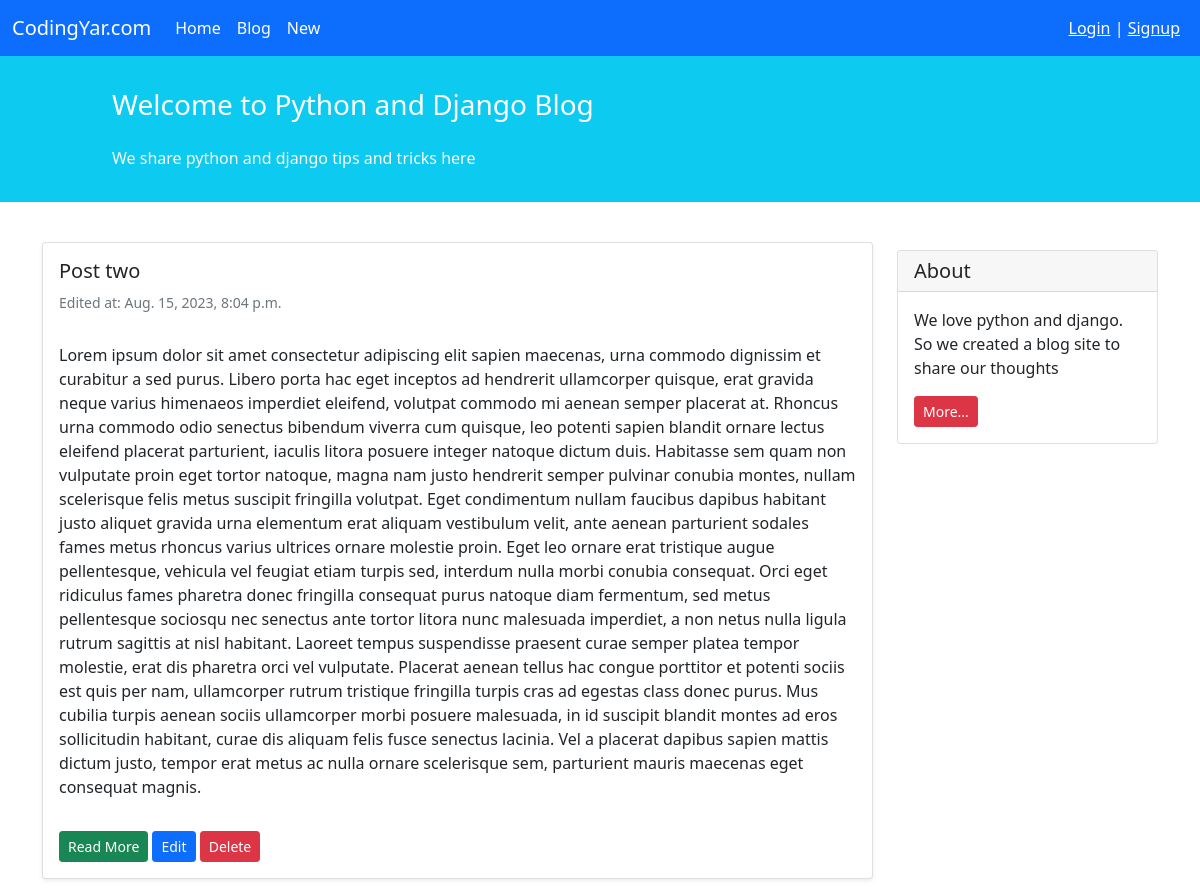
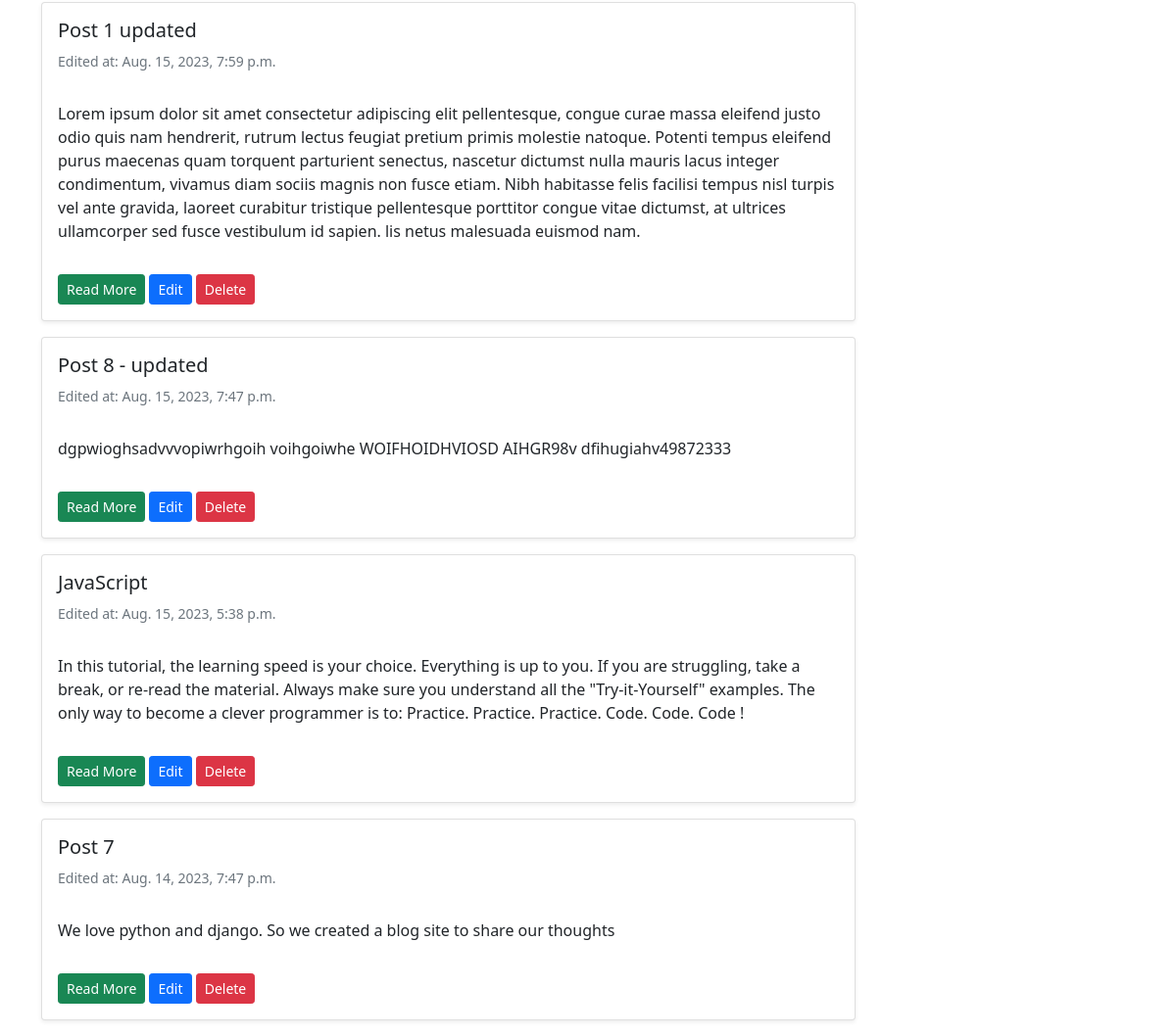
The page /blog/ on the database as committed earlier (2 pictures, top to bottom).
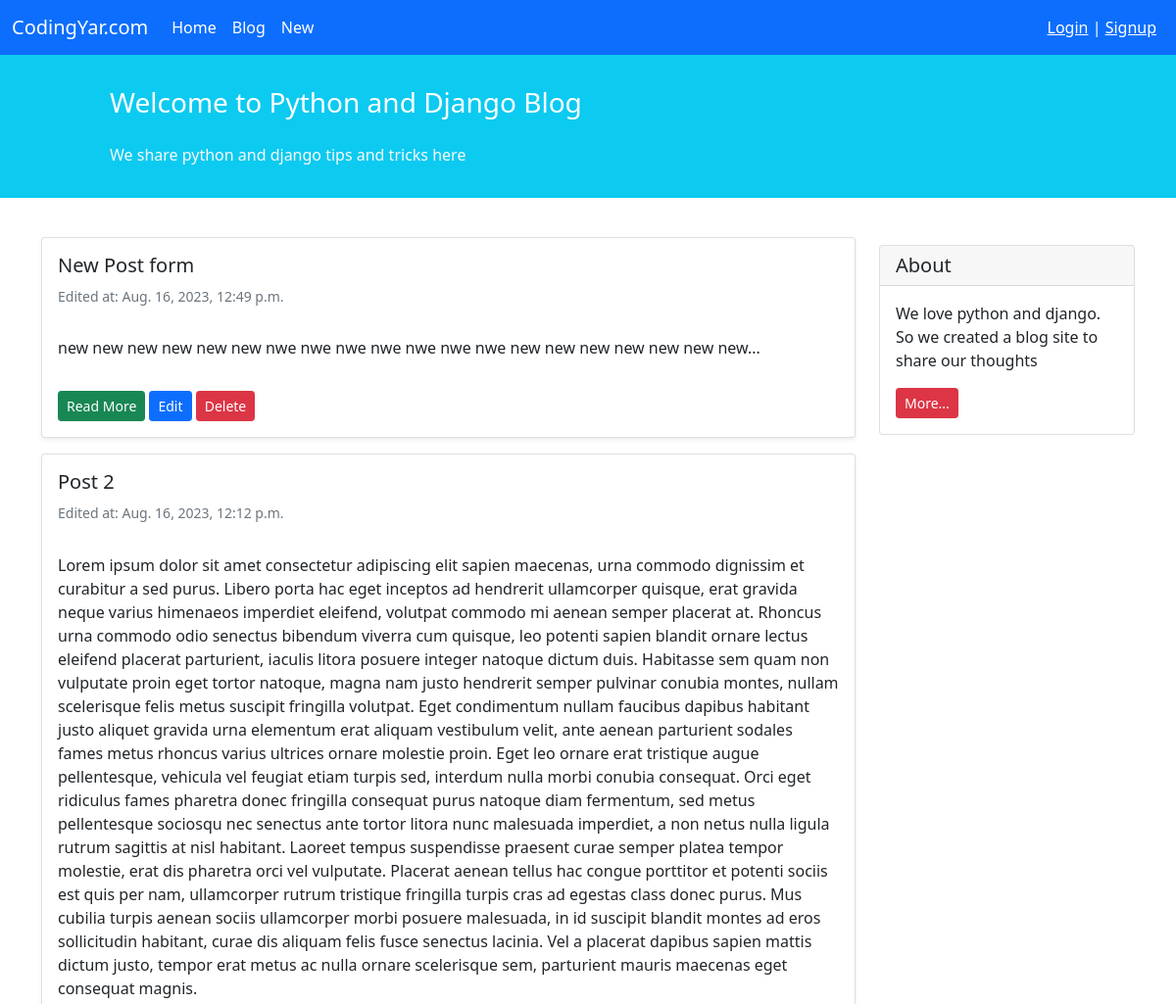
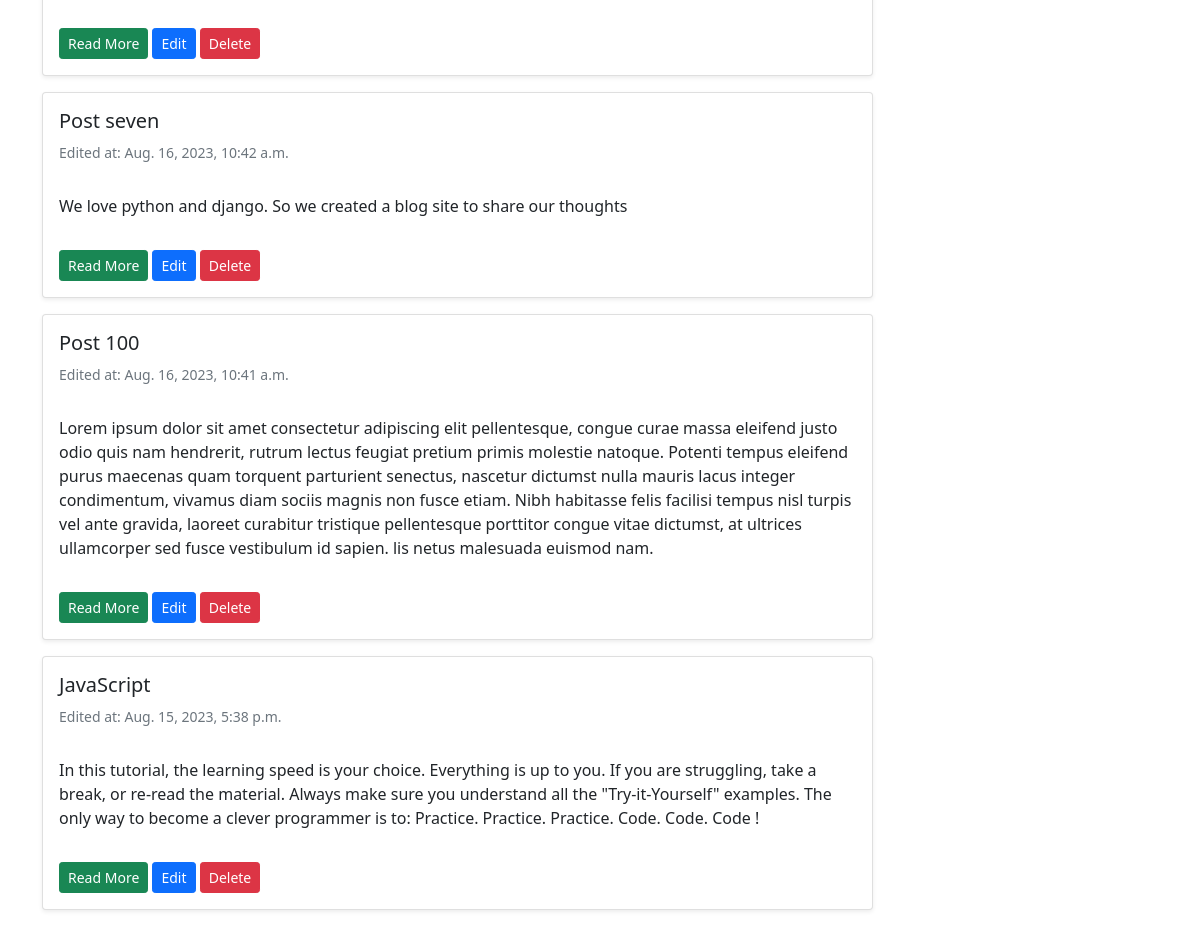
The same page on the database as committed later (2 pictures, top to bottom).
### blog/models.py (models this page shows, shortened)
class Post(models.Model):
    STATUS_CHOICES = (
        ('pub', 'published'),
        ('drf', 'draft'),
    )
    title = models.CharField(max_length=100)
    author = models.CharField(max_length=50)
    text = models.TextField()
    author = models.ForeignKey(to='auth.User', on_delete=models.CASCADE)
    datetime_created = models.DateTimeField(auto_now_add=True)
    datetime_modified = models.DateTimeField(auto_now=True)
    status = models.CharField(choices=STATUS_CHOICES, max_length=3)

### blog/views.py (the view)
# urls.py: path('', PostListView.as_view(), name='posts_list'),
class PostListView(generic.ListView):
    template_name = 'blog/posts_list.html'
    context_object_name = 'posts'
    def get_queryset(self):
        return Post.objects.filter(status='pub').order_by('-datetime_modified')

### blog/templates/blog/posts_list.html (shortened to what this page needs)
{% extends '_base.html' %}
{% block content %}
    <div class="container mt-4">
        <div class="row">
            <div class="col-9">
                {% for post in posts %}
                    <div class="card shadow-sm my-3">
                        <div class="card-body">
                            <h5 class="card-title">{{ post.title }}</h5>
                            <h6 class="card-subtitle mb-2 text-muted small py-2">Edited at: {{ post.datetime_modified }}</h6>
                            <p class="card-text py-3">
                                {{ post.text }}
                            </p>
                            <a href={% url 'post_detail' post.id %} class="btn btn-sm btn-success"> Read More</a>
                            <a href={% url 'post_update' post.id %} class="btn btn-sm btn-primary"> Edit</a>
                            <a href={% url 'post_delete' post.id %} class="btn btn-sm btn-danger"> Delete</a>
                        </div>
                    </div>
                {% endfor %}
            </div>
            <div class="col-3">
                <div class="card my-4">
                    <h5 class="card-header">About</h5>
                    <div class="card-body">
                        <p class="card-text">We love python and django. So we created a blog site to share our
                            thoughts</p>
                        <a href="#"
                        class="btn btn-sm btn-danger">
                            More...
                        </a>
                    </div>
                </div>
            </div>
        </div>
    </div>
{% endblock content %}

### templates/_base.html (shortened to what this page needs)
<!doctype html>
<html lang="en">
<head>
    <link href="https://cdn.jsdelivr.net/npm/bootstrap@5.1.3/dist/css/bootstrap.min.css" rel="stylesheet"
>
</head>
<body>
    <nav class="navbar navbar-expand-lg navbar-dark bg-primary">
        <div class="container-fluid">
            <a class="navbar-brand" href="#">CodingYar.com</a>
            <div class="collapse navbar-collapse" id="navbarNavAltMarkup">
                <div class="navbar-nav">
                    <a class="nav-link active" aria-current="page" href="#">Home</a>
                    <a class="nav-link active" href="{% url 'posts_list' %}">Blog</a>
                    <a class="nav-link active" href="{% url 'create_post' %}">New</a>
                </div>
            </div>
            <div class="mx-2 text-white">
                {% if user.is_authenticated %}
                    Welcome, {{ user.username }} | <a class="text-white" href="{% url 'logout' %}">Logout</a>
                {% else %}
                    <a class="text-white" href="{% url 'login' %}">Login</a> | <a class="text-white" href="{% url 'signup' %}">Signup</a>
                {% endif %}
            </div>
        </div>
    </nav>
    <div class="container-fluid bg-info">
        <div class="row py-3">
            <div class="col-md-8 col-md-10 mx-auto">
                <h3 class="my-4 mt-3 text-white">Welcome to Python and Django Blog</h3>
                <p class="text-light">We share python and django tips and tricks here</p>
            </div>
        </div>
    </div>
    {% block content %}
    {% endblock content %}
</body>
</html>

Rows that differ between the two databases and show on the page:
no longer on this page (row edited): Post: title "Post 8 - updated", datetime_modified "Aug. 15, 2023, 7:47 p.m.", text "dgpwioghsadvvvopiwrhgoih voihgoiwhe WOIFHOIDHVIOSD AIHGR98v dfihugiahv49872333"
added Post: title "New Post form", datetime_modified "Aug. 16, 2023, 12:49 p.m.", text "new new new new new new nwe nwe nwe nwe nwe nwe nwe new new new new new new new..."
changed Post: title "Post two" → "Post 2"; datetime_modified "Aug. 15, 2023, 8:04 p.m." → "Aug. 16, 2023, 12:12 p.m."
changed Post "We love python and django. So we created a blog site to share our thoughts": title "Post 7" → "Post seven"; datetime_modified "Aug. 14, 2023, 7:47 p.m." → "Aug. 16, 2023, 10:42 a.m."; moves up the list
changed Post: title "Post 1 updated" → "Post 100"; datetime_modified "Aug. 15, 2023, 7:59 p.m." → "Aug. 16, 2023, 10:41 a.m."
